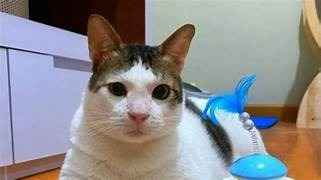
#> input picture Tugas_Sesi9/th.jpg, 321 x 180 px, found by its file name
$ python sobel.py
#> lines starting #> are read from the running program, lines starting #| are printed output that depends on the picture
import imageio as img
import numpy as np
import matplotlib.pyplot as plt

image = img.imread("C:\\Users\\deans\\Downloads\\th.jpg",mode='F')
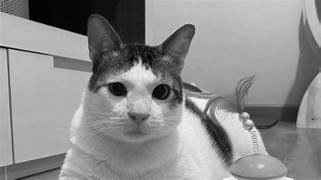
#> image: shape (180, 321) float32; min 0.228, max 249.3, mean 141.1

sobelX = np.array([
    [-1,0,1],
    [-2,0,2],
    [-1,0,1]
])

sobelY = np.array([
    [-1,-2,-1],
    [0,0,0],
    [1,2,1]
])

imgPad = np.pad(image,pad_width=1,mode='constant',constant_values=0)
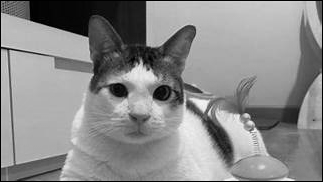
#> imgPad: shape (182, 323) float32; min 0, max 249.3, mean 138.7
Gx = np.zeros_like(image)
Gy = np.zeros_like(image)

for y in range(1,image.shape[0]-1):
    for x in range(1,image.shape[1]-1):
        area = imgPad[y-1:y+2,x-1:x+2]
        Gx[y-1,x-1] = np.sum(area *sobelX)
        Gy[y-1,x-1] = np.sum(area * sobelY)
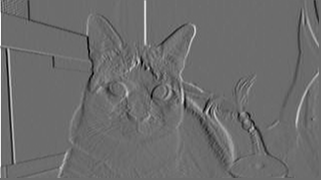
#> Gx: shape (180, 321) float32; min -589, max 789.7, mean 1.2; drawn with min black and max white
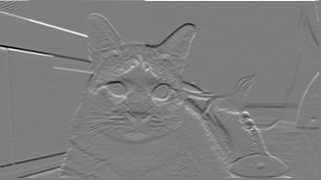
#> Gy: shape (180, 321) float32; min -796, max 815.9, mean 3.8; drawn with min black and max white

G = np.sqrt(Gx**2 + Gy**2)
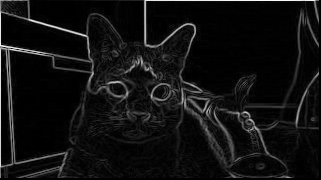
#> G: shape (180, 321) float32; min 0, max 831.5, mean 56.1; drawn with min black and max white
G = (G/G.max()) * 255
G = np.clip(G,0,255)
G = G.astype(np.uint8)

plt.figure(figsize=(10,10))

plt.subplot(2,2,2)
plt.imshow(image)

plt.subplot(2,2,2)
plt.imshow(Gy,cmap='gray')

plt.subplot(2,2,3)
plt.imshow(Gx,cmap='gray')

plt.subplot(2,2,4)
plt.imshow(G,cmap='gray')

plt.show()
